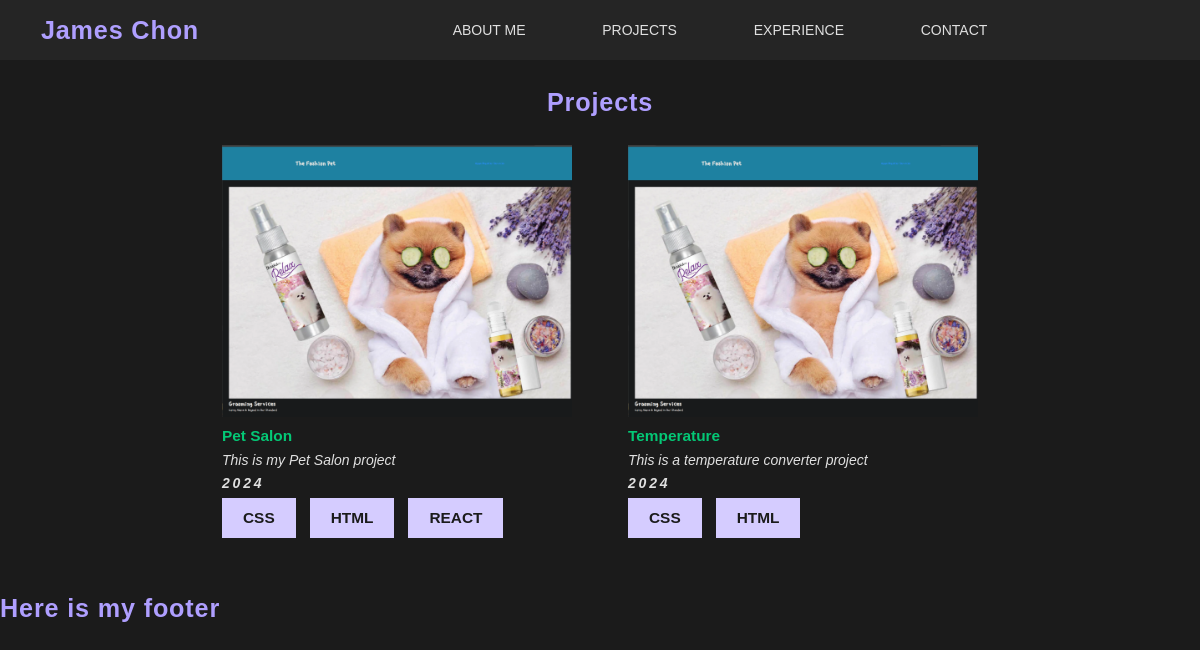
Page /content/ on the earlier database version.
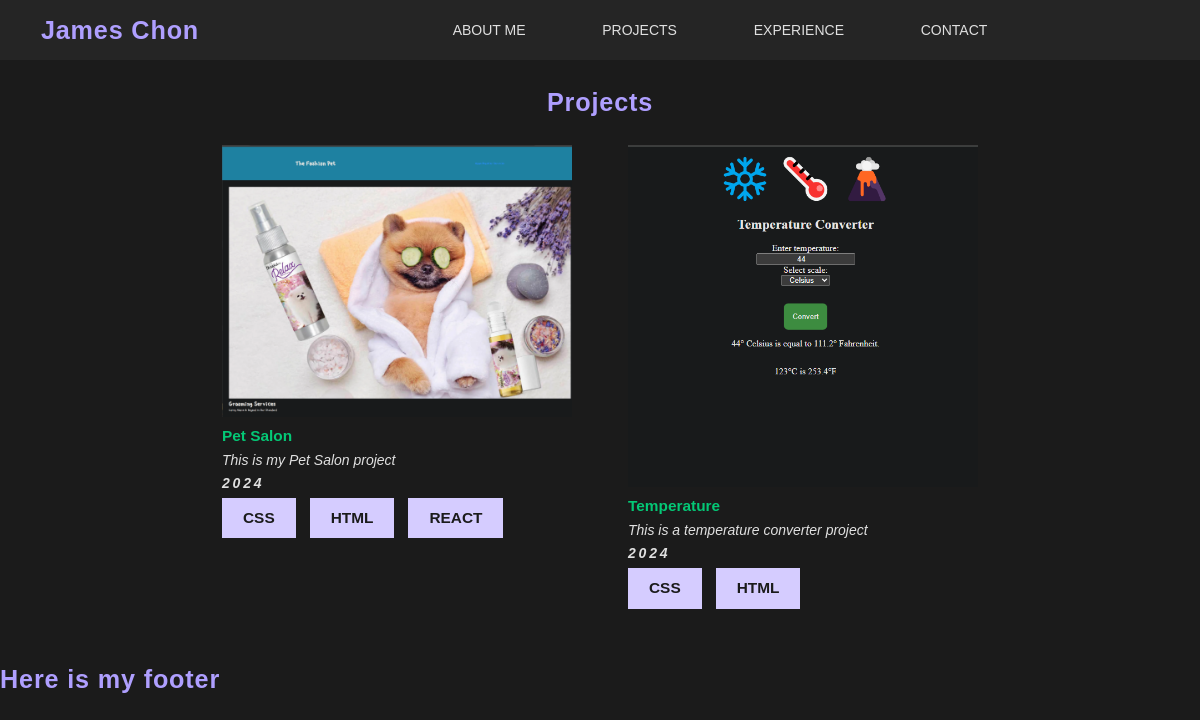
Same page on the later database version.
### content/models.py (models this page shows, shortened)
class Project(models.Model):
    name = models.CharField(max_length=200)
    description = models.TextField()
    year = models.IntegerField()
    image = models.ImageField(upload_to='project_images/')
    repository = models.URLField()
    skill = models.ManyToManyField(Skill)

class Skill(models.Model):
    name = models.CharField(max_length=200)

### content/views.py (the view)
# urls.py: path('', views.projects_list, name='projects-list'),
def projects_list(request):
    projects = Project.objects.all()
    return render(request, 'content/projects-list.html', {'projects': projects})

### templates/content/projects-list.html (shortened to what this page needs)
{% extends 'base.html' %}
{% block content %}
{% load static %}
<section class="projects-section center-column">
<h2>Projects</h2>
<div class="projects-list">
    {% for project in projects %}
    <div class="project-card">
        <a href="{{ project.repository }}" target="blank">
            <img src="{{ project.image.url }}" alt="">
            <p>{{ project.name }}</p>
            <p>{{ project.description }}</p>
            <p>{{ project.year }}</p>
            <div class="skills-list center-row">
                {% for skill in project.skill.all %}
                <label class="label-text">{{ skill.name }}</label>
                {% endfor %}
            </div>
        </a>
    </div>
    {% endfor %}
</div>
</section>
{% endblock content %}

### templates/base.html (shortened to what this page needs)
{% load static %}
<!DOCTYPE html>
<html lang="en">
<head>
    <link rel="stylesheet" href="{% static 'css/base.css' %}">
    <link rel="stylesheet" href="{% static 'css/header.css' %}">
    <link rel="stylesheet" href="{% static 'css/sections.css' %}">
    <link rel="stylesheet" href="{% static 'css/responsive.css' %}">
</head>
<body>
    <header class="center-row">
        <div class="logo center-row">
            <a href="/">
                <h2>James Chon</h2>
            </a>
        </div>
        <nav class="nav-menu">
            <div class="nav-option center-row">
                <a href="{% url 'about' %}">About Me</a>
                <a href="{% url 'projects-list' %}">Projects</a>
                <a href="">Experience</a>
                <a href="{% url 'contact' %}">Contact</a>
            </div>
        </nav>
    </header>
    {% block content %}
    {% endblock content %}
    <h2>Here is my footer</h2>
</body>
</html>

### static/css/base.css (style rules this page uses)
:root { --primary-color: #af9fff; --primary-color-100: #D5CCFF; --primary-color-300: #7F66FF; --secondary-color: #025834; --secondary-color-600: #04C876; --secondary-color-900: #01321E; --neutral-color: #e0e0e0; --background-color: #1b1b1b; --surface-color: #252525; --lobster-font: "Lobster Two", sans-serif; --sans-font: "DM Sans", sans-serif; }
.center-row { display: flex; justify-content: center; align-items: center; }
.center-column { display: flex; flex-direction: column; justify-content: center; align-items: center; }
html { background-color: var(--background-color); font-size: 14px; }
* { font-family: var(--sans-font); margin: 0px; padding: 0px; }
a { text-decoration: none; }
h2 { color: var(--primary-color); font-family: var(--poppins-font); letter-spacing: 0.06rem; font-size: 1.8rem; }
p { color: var(--neutral-color); font: 1.1rem; }
.label-text { color: var(--background-color); background-color: var(--primary-color-100); text-transform: uppercase; font-weight: 600; padding: 0.8rem 1.5rem; font-size: 1.1rem; }

### static/css/header.css (style rules this page uses)
header { background-color: var(--surface-color); height: 60px; position: sticky; top: 0px; display: flex; }
.logo { width: 20%; }
.nav-menu { width: 80%; }
.nav-menu a { color: var(--neutral-color); font-size: 1rem; text-transform: uppercase; margin: 2%; padding: 1% 2%; }
.nav-option { width: 100%; height: 100%; }

### static/css/sections.css (style rules this page uses)
.label-text { background-color: var(--primary-color-100); }
.projects-section { padding: 2rem; }
.project-card { width: 25rem; display: flex; flex-wrap: wrap; padding: 0.5re,; border-radius: 1%; }
.project-card img { width: 100%; }
.skills-list { justify-content: flex-start; flex-wrap: wrap; gap: 1rem; margin-top: 0.5rem; }
a p:nth-child(2) { font-weight: bolder; font-size: 1.1rem; margin-top: 0.5rem; margin-bottom: 0.5rem; color: var(--secondary-color-600) }
a p:nth-child(3) { font-style: italic; }
a p:nth-child(4) { font-style: italic; font-weight: bold; letter-spacing: 0.2rem; margin-top: 0.5rem; }
.projects-list { margin: 2rem 0px; display: flex; flex-wrap: wrap; justify-content: center; gap: 4rem; width: 100%; }

Differences in the rows shown:
changed Project "Temperature": image: a different picture
